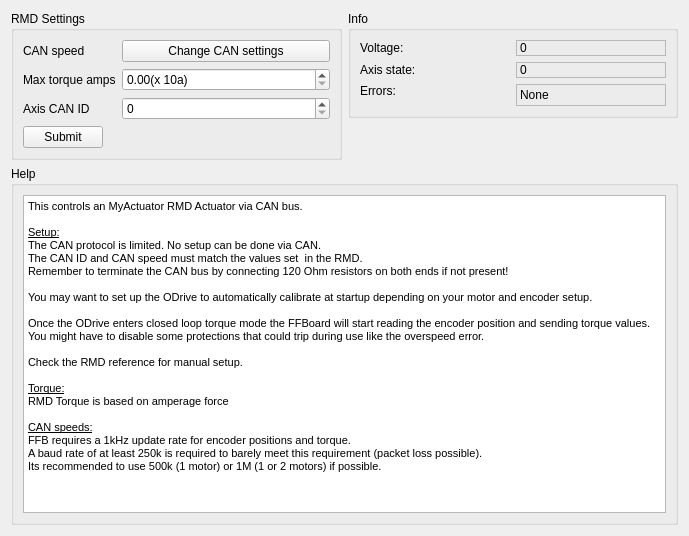
<?xml version="1.0" encoding="UTF-8"?>
<ui version="4.0">
 <class>Form</class>
 <widget class="QWidget" name="Form">
  <property name="geometry">
   <rect>
    <x>0</x>
    <y>0</y>
    <width>689</width>
    <height>536</height>
   </rect>
  </property>
  <property name="windowTitle">
   <string>Form</string>
  </property>
  <layout class="QGridLayout" name="gridLayout">
   <item row="0" column="1">
    <widget class="QGroupBox" name="groupBox_2">
     <property name="sizePolicy">
      <sizepolicy hsizetype="Preferred" vsizetype="Preferred">
       <horstretch>2</horstretch>
       <verstretch>0</verstretch>
      </sizepolicy>
     </property>
     <property name="title">
      <string>Info</string>
     </property>
     <layout class="QGridLayout" name="gridLayout_2">
      <item row="1" column="0">
       <widget class="QLabel" name="label_4">
        <property name="text">
         <string>Axis state:</string>
        </property>
       </widget>
      </item>
      <item row="0" column="0">
       <widget class="QLabel" name="label_6">
        <property name="text">
         <string>Voltage:</string>
        </property>
       </widget>
      </item>
      <item row="1" column="1">
       <widget class="QLabel" name="label_state">
        <property name="frameShape">
         <enum>QFrame::StyledPanel</enum>
        </property>
        <property name="text">
         <string>0</string>
        </property>
       </widget>
      </item>
      <item row="0" column="1">
       <widget class="QLabel" name="label_voltage">
        <property name="frameShape">
         <enum>QFrame::StyledPanel</enum>
        </property>
        <property name="text">
         <string>0</string>
        </property>
       </widget>
      </item>
      <item row="2" column="0">
       <widget class="QLabel" name="label_7">
        <property name="text">
         <string>Errors:</string>
        </property>
        <property name="alignment">
         <set>Qt::AlignLeading|Qt::AlignLeft|Qt::AlignTop</set>
        </property>
       </widget>
      </item>
      <item row="2" column="1">
       <widget class="QLabel" name="label_errornames">
        <property name="frameShape">
         <enum>QFrame::StyledPanel</enum>
        </property>
        <property name="text">
         <string>None</string>
        </property>
        <property name="alignment">
         <set>Qt::AlignBottom|Qt::AlignLeading|Qt::AlignLeft</set>
        </property>
       </widget>
      </item>
     </layout>
    </widget>
   </item>
   <item row="4" column="0" colspan="2">
    <widget class="QGroupBox" name="groupBox_3">
     <property name="sizePolicy">
      <sizepolicy hsizetype="Preferred" vsizetype="Preferred">
       <horstretch>2</horstretch>
       <verstretch>1</verstretch>
      </sizepolicy>
     </property>
     <property name="title">
      <string>Help</string>
     </property>
     <layout class="QVBoxLayout" name="verticalLayout">
      <item>
       <widget class="QTextBrowser" name="textBrowser">
        <property name="html">
         <string>&lt;!DOCTYPE HTML PUBLIC &quot;-//W3C//DTD HTML 4.0//EN&quot; &quot;http://www.w3.org/TR/REC-html40/strict.dtd&quot;&gt;
&lt;html&gt;&lt;head&gt;&lt;meta name=&quot;qrichtext&quot; content=&quot;1&quot; /&gt;&lt;style type=&quot;text/css&quot;&gt;
p, li { white-space: pre-wrap; }
&lt;/style&gt;&lt;/head&gt;&lt;body style=&quot; font-family:'.AppleSystemUIFont'; font-size:13pt; font-weight:400; font-style:normal;&quot;&gt;
&lt;p style=&quot; margin-top:0px; margin-bottom:0px; margin-left:0px; margin-right:0px; -qt-block-indent:0; text-indent:0px;&quot;&gt;&lt;span style=&quot; font-family:'MS Shell Dlg 2'; font-size:8.25pt;&quot;&gt;This controls an MyActuator RMD Actuator via CAN bus.&lt;/span&gt;&lt;/p&gt;
&lt;p style=&quot;-qt-paragraph-type:empty; margin-top:0px; margin-bottom:0px; margin-left:0px; margin-right:0px; -qt-block-indent:0; text-indent:0px; font-family:'MS Shell Dlg 2'; font-size:8.25pt;&quot;&gt;&lt;br /&gt;&lt;/p&gt;
&lt;p style=&quot; margin-top:0px; margin-bottom:0px; margin-left:0px; margin-right:0px; -qt-block-indent:0; text-indent:0px;&quot;&gt;&lt;span style=&quot; font-family:'MS Shell Dlg 2'; font-size:8.25pt; text-decoration: underline;&quot;&gt;Setup:&lt;/span&gt;&lt;/p&gt;
&lt;p style=&quot; margin-top:0px; margin-bottom:0px; margin-left:0px; margin-right:0px; -qt-block-indent:0; text-indent:0px;&quot;&gt;&lt;span style=&quot; font-family:'MS Shell Dlg 2'; font-size:8.25pt;&quot;&gt;The CAN protocol is limited. No setup can be done via CAN.&lt;/span&gt;&lt;/p&gt;
&lt;p style=&quot; margin-top:0px; margin-bottom:0px; margin-left:0px; margin-right:0px; -qt-block-indent:0; text-indent:0px;&quot;&gt;&lt;span style=&quot; font-family:'MS Shell Dlg 2'; font-size:8.25pt;&quot;&gt;The CAN ID and CAN speed must match the values set  in the RMD.&lt;/span&gt;&lt;/p&gt;
&lt;p style=&quot; margin-top:0px; margin-bottom:0px; margin-left:0px; margin-right:0px; -qt-block-indent:0; text-indent:0px;&quot;&gt;&lt;span style=&quot; font-family:'MS Shell Dlg 2'; font-size:8.25pt;&quot;&gt;Remember to terminate the CAN bus by connecting 120 Ohm resistors on both ends if not present!&lt;/span&gt;&lt;/p&gt;
&lt;p style=&quot;-qt-paragraph-type:empty; margin-top:0px; margin-bottom:0px; margin-left:0px; margin-right:0px; -qt-block-indent:0; text-indent:0px; font-family:'MS Shell Dlg 2'; font-size:8.25pt;&quot;&gt;&lt;br /&gt;&lt;/p&gt;
&lt;p style=&quot; margin-top:0px; margin-bottom:0px; margin-left:0px; margin-right:0px; -qt-block-indent:0; text-indent:0px;&quot;&gt;&lt;span style=&quot; font-family:'MS Shell Dlg 2'; font-size:8.25pt;&quot;&gt;You may want to set up the ODrive to automatically calibrate at startup depending on your motor and encoder setup.&lt;/span&gt;&lt;/p&gt;
&lt;p style=&quot;-qt-paragraph-type:empty; margin-top:0px; margin-bottom:0px; margin-left:0px; margin-right:0px; -qt-block-indent:0; text-indent:0px; font-family:'MS Shell Dlg 2'; font-size:8.25pt;&quot;&gt;&lt;br /&gt;&lt;/p&gt;
&lt;p style=&quot; margin-top:0px; margin-bottom:0px; margin-left:0px; margin-right:0px; -qt-block-indent:0; text-indent:0px;&quot;&gt;&lt;span style=&quot; font-family:'MS Shell Dlg 2'; font-size:8.25pt;&quot;&gt;Once the ODrive enters closed loop torque mode the FFBoard will start reading the encoder position and sending torque values. &lt;/span&gt;&lt;/p&gt;
&lt;p style=&quot; margin-top:0px; margin-bottom:0px; margin-left:0px; margin-right:0px; -qt-block-indent:0; text-indent:0px;&quot;&gt;&lt;span style=&quot; font-family:'MS Shell Dlg 2'; font-size:8.25pt;&quot;&gt;You might have to disable some protections that could trip during use like the overspeed error.&lt;/span&gt;&lt;/p&gt;
&lt;p style=&quot;-qt-paragraph-type:empty; margin-top:0px; margin-bottom:0px; margin-left:0px; margin-right:0px; -qt-block-indent:0; text-indent:0px; font-family:'MS Shell Dlg 2'; font-size:8.25pt;&quot;&gt;&lt;br /&gt;&lt;/p&gt;
&lt;p style=&quot; margin-top:0px; margin-bottom:0px; margin-left:0px; margin-right:0px; -qt-block-indent:0; text-indent:0px;&quot;&gt;&lt;span style=&quot; font-family:'MS Shell Dlg 2'; font-size:8.25pt;&quot;&gt;Check the RMD reference for manual setup.&lt;/span&gt;&lt;/p&gt;
&lt;p style=&quot;-qt-paragraph-type:empty; margin-top:0px; margin-bottom:0px; margin-left:0px; margin-right:0px; -qt-block-indent:0; text-indent:0px; font-family:'MS Shell Dlg 2'; font-size:8.25pt;&quot;&gt;&lt;br /&gt;&lt;/p&gt;
&lt;p style=&quot; margin-top:0px; margin-bottom:0px; margin-left:0px; margin-right:0px; -qt-block-indent:0; text-indent:0px;&quot;&gt;&lt;span style=&quot; font-family:'MS Shell Dlg 2'; font-size:8.25pt; text-decoration: underline;&quot;&gt;Torque:&lt;/span&gt;&lt;/p&gt;
&lt;p style=&quot; margin-top:0px; margin-bottom:0px; margin-left:0px; margin-right:0px; -qt-block-indent:0; text-indent:0px;&quot;&gt;&lt;span style=&quot; font-family:'MS Shell Dlg 2'; font-size:8.25pt;&quot;&gt;RMD Torque is based on amperage force&lt;/span&gt;&lt;/p&gt;
&lt;p style=&quot;-qt-paragraph-type:empty; margin-top:0px; margin-bottom:0px; margin-left:0px; margin-right:0px; -qt-block-indent:0; text-indent:0px; font-family:'MS Shell Dlg 2'; font-size:8.25pt;&quot;&gt;&lt;br /&gt;&lt;/p&gt;
&lt;p style=&quot; margin-top:0px; margin-bottom:0px; margin-left:0px; margin-right:0px; -qt-block-indent:0; text-indent:0px;&quot;&gt;&lt;span style=&quot; font-family:'MS Shell Dlg 2'; font-size:8.25pt; text-decoration: underline;&quot;&gt;CAN speeds:&lt;/span&gt;&lt;/p&gt;
&lt;p style=&quot; margin-top:0px; margin-bottom:0px; margin-left:0px; margin-right:0px; -qt-block-indent:0; text-indent:0px;&quot;&gt;&lt;span style=&quot; font-family:'MS Shell Dlg 2'; font-size:8.25pt;&quot;&gt;FFB requires a 1kHz update rate for encoder positions and torque. &lt;/span&gt;&lt;/p&gt;
&lt;p style=&quot; margin-top:0px; margin-bottom:0px; margin-left:0px; margin-right:0px; -qt-block-indent:0; text-indent:0px;&quot;&gt;&lt;span style=&quot; font-family:'MS Shell Dlg 2'; font-size:8.25pt;&quot;&gt;A baud rate of at least 250k is required to barely meet this requirement (packet loss possible).&lt;/span&gt;&lt;/p&gt;
&lt;p style=&quot; margin-top:0px; margin-bottom:0px; margin-left:0px; margin-right:0px; -qt-block-indent:0; text-indent:0px;&quot;&gt;&lt;span style=&quot; font-family:'MS Shell Dlg 2'; font-size:8.25pt;&quot;&gt;Its recommended to use 500k (1 motor) or 1M (1 or 2 motors) if possible.&lt;/span&gt;&lt;/p&gt;&lt;/body&gt;&lt;/html&gt;</string>
        </property>
       </widget>
      </item>
     </layout>
    </widget>
   </item>
   <item row="2" column="1">
    <spacer name="verticalSpacer">
     <property name="orientation">
      <enum>Qt::Vertical</enum>
     </property>
     <property name="sizeHint" stdset="0">
      <size>
       <width>0</width>
       <height>0</height>
      </size>
     </property>
    </spacer>
   </item>
   <item row="1" column="1">
    <spacer name="verticalSpacer_2">
     <property name="orientation">
      <enum>Qt::Vertical</enum>
     </property>
     <property name="sizeHint" stdset="0">
      <size>
       <width>0</width>
       <height>0</height>
      </size>
     </property>
    </spacer>
   </item>
   <item row="0" column="0" rowspan="2">
    <widget class="QGroupBox" name="groupBox">
     <property name="sizePolicy">
      <sizepolicy hsizetype="Preferred" vsizetype="Minimum">
       <horstretch>0</horstretch>
       <verstretch>0</verstretch>
      </sizepolicy>
     </property>
     <property name="title">
      <string>RMD Settings</string>
     </property>
     <layout class="QFormLayout" name="formLayout">
      <item row="0" column="0">
       <widget class="QLabel" name="label_2">
        <property name="text">
         <string>CAN speed</string>
        </property>
       </widget>
      </item>
      <item row="1" column="0">
       <widget class="QLabel" name="label">
        <property name="text">
         <string>Max torque amps</string>
        </property>
       </widget>
      </item>
      <item row="1" column="1">
       <widget class="QDoubleSpinBox" name="doubleSpinBox_torque">
        <property name="suffix">
         <string>(x 10a)</string>
        </property>
        <property name="maximum">
         <double>40.000000000000000</double>
        </property>
        <property name="singleStep">
         <double>0.010000000000000</double>
        </property>
       </widget>
      </item>
      <item row="3" column="0">
       <widget class="QPushButton" name="pushButton_apply">
        <property name="text">
         <string>Submit</string>
        </property>
       </widget>
      </item>
      <item row="2" column="0">
       <widget class="QLabel" name="label_5">
        <property name="text">
         <string>Axis CAN ID</string>
        </property>
       </widget>
      </item>
      <item row="2" column="1">
       <widget class="QSpinBox" name="spinBox_id">
        <property name="maximum">
         <number>63</number>
        </property>
        <property name="singleStep">
         <number>1</number>
        </property>
       </widget>
      </item>
      <item row="0" column="1">
       <widget class="QPushButton" name="pushButton_cansettings">
        <property name="text">
         <string>Change CAN settings</string>
        </property>
       </widget>
      </item>
     </layout>
    </widget>
   </item>
  </layout>
 </widget>
 <resources/>
 <connections/>
</ui>
